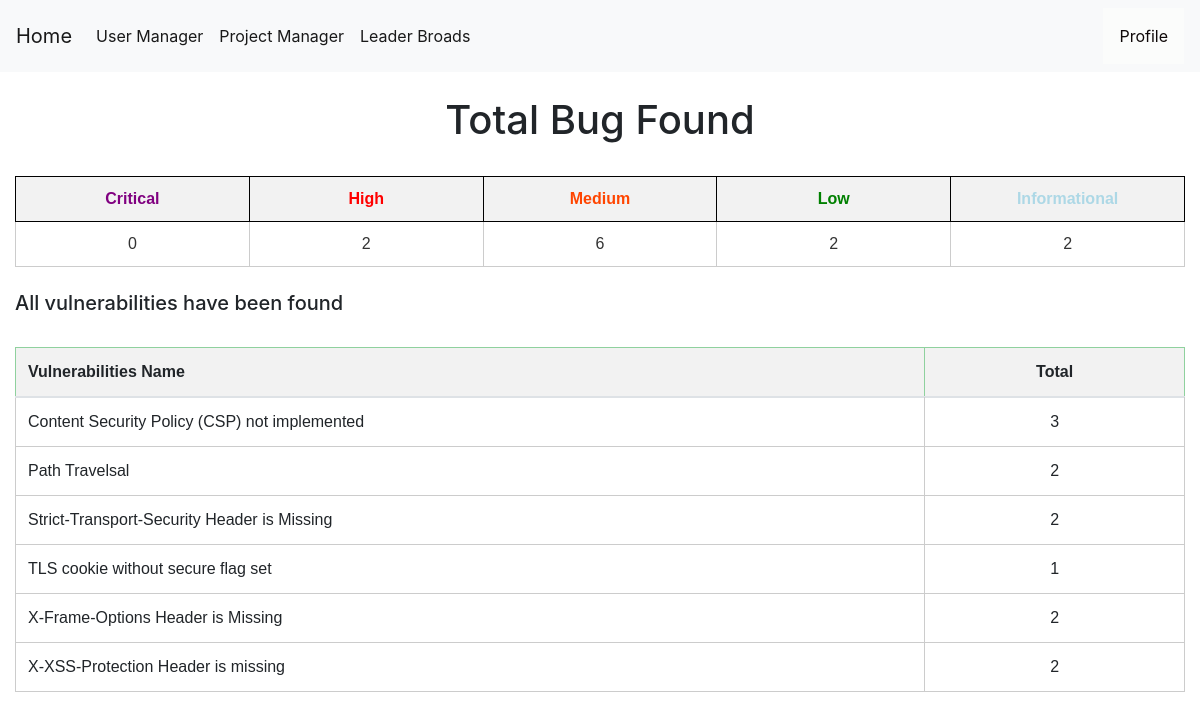
Page /dashboard (signed in) on the committed database.
### tables this page shows
CREATE TABLE bugs (
    bugid INTEGER PRIMARY KEY AUTOINCREMENT,
    requestid INTEGER NOT NULL,
    name TEXT NOT NULL,
    bugurl TEXT NOT NULL,
    method TEXT NOT NULL,
    cweid TEXT NOT NULL,
    confidence TEXT NOT NULL,
    description TEXT NOT NULL,
    solution TEXT NOT NULL,
    risk TEXT NOT NULL,
    reference TEXT NOT NULL DEFAULT NONE,
    other TEXT NOT NULL DEFAULT NONE,
    pentester TEXT,
    FOREIGN KEY (pentester) REFERENCES users(username) ON DELETE CASCADE
    FOREIGN KEY (requestid) REFERENCES requests(requestid) ON DELETE CASCADE
);

### app.py (the view)
@app.route("/dashboard")
def dashboard():
    try:
        if session["userid"] == None:
            return redirect(url_for('login'))
    except:
        print('a')
    if session["userid"] is not None:
        currentuser = get_current_user()
        conn = get_db_connection()
        critical = conn.execute('SELECT count(bugid) FROM bugs WHERE risk = ? AND pentester = ?',('Critial',currentuser["username"],)).fetchone()
        total_critical = critical['count(bugid)']
        conn.commit()
        high = conn.execute('SELECT count(bugid) FROM bugs WHERE risk = ? AND pentester = ?',('High',currentuser["username"],)).fetchone()
        total_high = high['count(bugid)']
        conn.commit()
        medium = conn.execute('SELECT count(bugid) FROM bugs WHERE risk = ? AND pentester = ?',('Medium',currentuser["username"],)).fetchone()
        total_medium = medium['count(bugid)']
        conn.commit()
        low = conn.execute('SELECT count(bugid) FROM bugs WHERE risk = ? AND pentester = ?',('Low',currentuser["username"],)).fetchone()
        total_low = low['count(bugid)']
        conn.commit()
        info = conn.execute('SELECT count(bugid) FROM bugs WHERE risk = ? AND pentester = ?',('Informational',currentuser["username"],)).fetchone()
        total_info = info['count(bugid)']
        conn.commit()
        bugs = conn.execute('SELECT name,count(bugid) FROM bugs WHERE pentester = ? group by name',(currentuser["username"],)).fetchall()
        conn.commit()
    else:
        render_template('base.html')
    return render_template('dashboard.html',total_critical=total_critical,total_high=total_high,total_medium=total_medium,total_low=total_low,total_info=total_info,bugs=bugs)

### app.py (called while the page is built)
def get_db_connection():
    conn = sqlite3.connect('database.db')
    conn.row_factory = sqlite3.Row
    return conn

def get_current_user():
    userid = session["userid"]
    conn = get_db_connection()
    user = conn.execute('SELECT * FROM users WHERE userid = ?',(userid,)).fetchone()
    conn.commit()
    conn.close()
    return user

### templates/dashboard.html (shortened to what this page needs)
{% extends 'base.html' %} {% block content %}
<link rel= "stylesheet" type= "text/css" href= "{{ url_for('static',filename='css/index.css') }}">
<center><h1> Total Bug Found</h1></center></br>
<div>
  <table>
    <tr>
      <th style="text-align: center" style="color: red"><a style="color:purple">Critical</a></th>
      <th style="text-align: center" style="color: red"><a style="color:Red">High</a></th>
      <th style="text-align: center" style="color: red"><a style="color:orangered">Medium</a></th>
      <th style="text-align: center" style="color: red"><a style="color:green">Low</a></th>
      <th style="text-align: center" style="color: red"><a style="color:lightblue">Informational</a></th>
    </tr>
    <tr>
      <td style="text-align: center" >{{total_critical}}</td>
      <td style="text-align: center" >{{total_high}}</td>
      <td style="text-align: center" >{{total_medium}}</td>
      <td style="text-align: center" >{{total_low}}</td>
      <td style="text-align: center" >{{total_info}}</td>
    </tr>
  </table>
</div>
<br>
<div>
  <h5> All vulnerabilities have been found</h5></br>
    <table class="table">
      <thead class="table-success">
        <tr>
          <th style="width: 70%;"><a>Vulnerabilities Name</a></th>
          <th style="text-align: center" ><a>Total</a></th>
        </tr>
      </thead>
      <tbody>
        <tr>
          {% for bug in bugs  %}
          <tr>
              <td style="width: 70%;">{{bug.name}}</td>
              <td style="text-align: center">{{bug['count(bugid)']}}</td>
          </tr>
          {% endfor %}
        </tr>
      </tbody>
    </table>
</div>
{% endblock %}

### static/css/style.css (style rules this page uses)
table, th, td { border: 1px solid black; }
body { min-height: 100vh; height: 100%; margin: 0; z-index: 10; display: grid; grid-template-rows: auto 1fr auto; }
body { display: flex; flex-direction: column; }

### static/css/index.css (style rules this page uses)
table { width: 100%; border-collapse: collapse; font-family: Arial, sans-serif; color: #333; }
th { background-color: #f2f2f2; padding: 10px; text-align: left; }
td { width: 20%; padding: 10px; border: 1px solid #ccc; background-color: #fff; }
tr:nth-child(even) { background-color: #f9f9f9; }

### rows in the picture
bugs: name "Path Travelsal", requestid "2"
bugs: name "Strict-Transport-Security Header is Missing", requestid "2"
bugs: name "X-XSS-Protection Header is missing", requestid "2"

### other values in the picture
{{ total_critical }} "0"
{{ total_high }} "2"
{{ total_medium }} "6"
{{ total_low }} "2"
{{ total_info }} "2"
{{ bug.name }} "Content Security Policy (CSP) not implemented" "TLS cookie without secure flag set" "X-Frame-Options Header is Missing"
{{ bug['count(bugid)'] }} "3" "1" "2"
